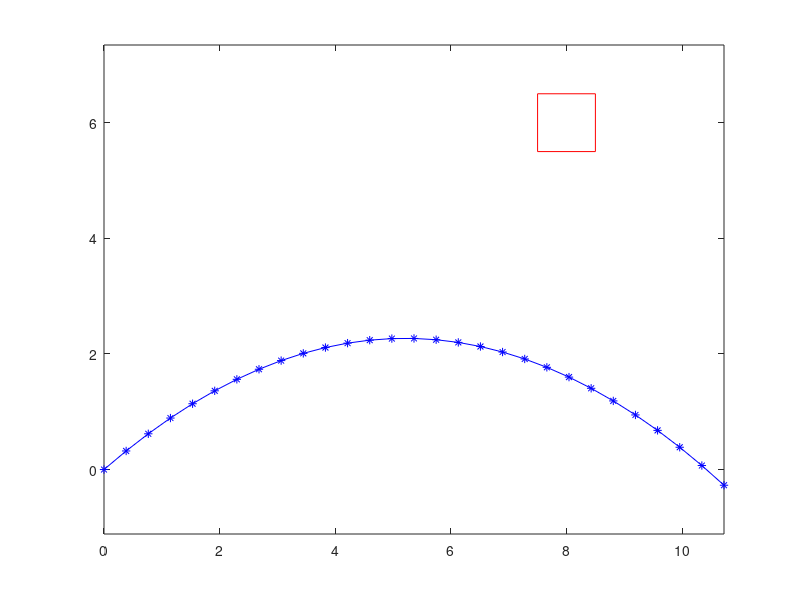

Reproduce this figure in MATLAB.
% Simpe game based on projectile motion in 2D
clear all
clf

% Initial condition
v = 10;
alpha = 40;
x = 0; 
y = 0;

dt = 0.05;
g = 9.81;

% Map alha from radians to degree
alpha = alpha * pi/180;

% Calculate velocity components

vx = v * cos(alpha);
vy = v * sin(alpha);

target.x = 8;
target.y = 6;
target.dx = 0.5;
target.dy = 0.5;
target.xcoords = [-1,1,1,-1,-1]*target.dx + target.x;
target.ycoords = [-1,-1,1,1,-1]*target.dy + target.y;

% Initialize array for stroing velocity and position components
xt(1) = x;
yt(1) = y;
vxt(1) = vx;
vyt(1) = vy;

% Iterate over time steps
for i = 2 : 200
    vxt(i) = vxt(i-1);
    vyt(i) = vyt(i-1) - g*dt;
    xt(i) = xt(i-1) + vxt(i-1)*dt;
    yt(i) = yt(i-1) + vyt(i-1)*dt; 
    if (yt(i)< 0)
      break;
    end
end

% Visualise projectile trajectory
plot(xt, yt, '*-b');
hold on
plot(target.xcoords, target.ycoords, '-r');
axis equal
